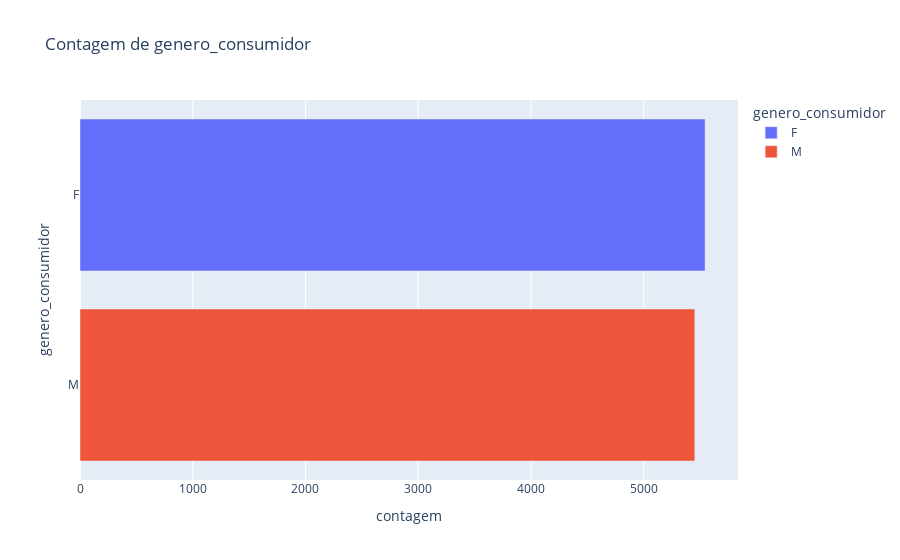

Here is the notebook cell this chart was saved with:
### Markdown cell above
#### Gênero do consumidor x Entrega

### Code cell
mostrar_contagem('genero_consumidor', colunas_object)

### Figure 1 — Plotly figure (JSON) as saved in the notebook; plotly's stock layout.template omitted (floating-point values rounded to 4 significant figures)
{"data": [{"alignmentgroup": "True", "hovertemplate": "genero_consumidor=%{y}<br>contagem=%{x}<extra></extra>", "legendgroup": "F", "marker": {"color": "#636efa", "pattern": {"shape": ""}}, "name": "F", "offsetgroup": "F", "orientation": "h", "showlegend": true, "textposition": "auto", "type": "bar", "x": [5545], "xaxis": "x", "y": ["F"], "yaxis": "y"}, {"alignmentgroup": "True", "hovertemplate": "genero_consumidor=%{y}<br>contagem=%{x}<extra></extra>", "legendgroup": "M", "marker": {"color": "#EF553B", "pattern": {"shape": ""}}, "name": "M", "offsetgroup": "M", "orientation": "h", "showlegend": true, "textposition": "auto", "type": "bar", "x": [5454], "xaxis": "x", "y": ["M"], "yaxis": "y"}], "layout": {"barmode": "relative", "legend": {"title": {"text": "genero_consumidor"}, "tracegroupgap": 0}, "title": {"text": "Contagem de genero_consumidor"}, "xaxis": {"anchor": "y", "domain": [0, 1], "title": {"text": "contagem"}}, "yaxis": {"anchor": "x", "categoryarray": ["M", "F"], "categoryorder": "array", "domain": [0, 1], "title": {"text": "genero_consumidor"}}}}
